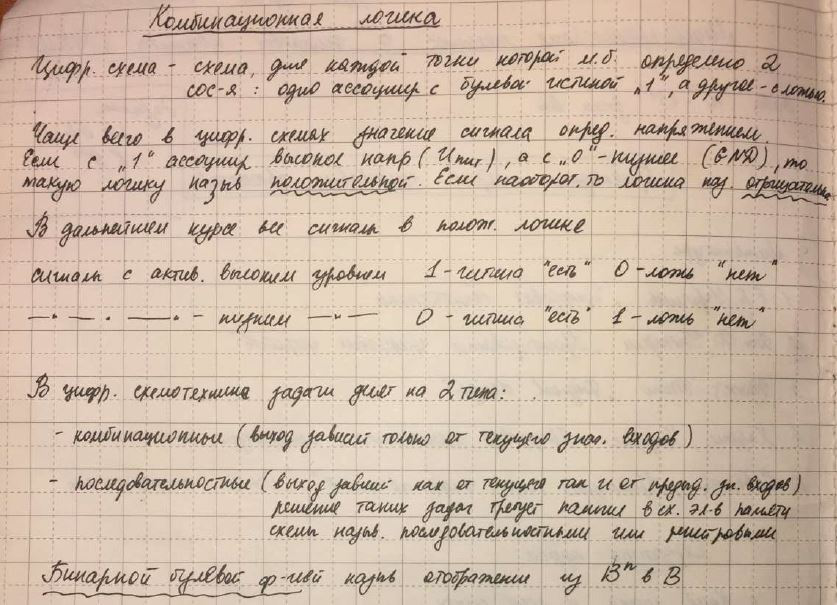
#> input picture data/Text1.png, 837 x 605 px
$ python -i WordSegmentation.py   (imports and definitions only)   (older library calls are emulated)
#> lines starting #> are read from the running program, lines starting #| are printed output that depends on the picture; after the words box and inside, x2 and y2 are one past the last pixel; in counts of white or black regions, pixels touching at a corner belong together
import math
import cv2
import numpy as np


def wordSegmentation(img, kernelSize=25, sigma=11, theta=7, minArea=0):
    """Scale space technique for word segmentation proposed by R. Manmatha: http://ciir.cs.umass.edu/pubfiles/mm-27.pdf

	Args:
		img: grayscale uint8 image of the text-line to be segmented.
		kernelSize: size of filter kernel, must be an odd integer.
		sigma: standard deviation of Gaussian function used for filter kernel.
		theta: approximated width/height ratio of words, filter function is distorted by this factor.
		minArea: ignore word candidates smaller than specified area.

	Returns:
		List of tuples. Each tuple contains the bounding box and the image of the segmented word.
	"""

    # apply filter kernel
    kernel = createKernel(kernelSize, sigma, theta)
    # The function applies an arbitrary linear filter to an image.
    # int ddepth (=-1) - desired depth of the destination image
    # anchor - indicates the relative position of a filtered point within the kernel;
    # default value (-1,-1) means that the anchor is at the kernel center.
    # borderType - pixel extrapolation method:
    # cv2.BORDER_REPLICATE -  The row or column at the very edge of the original is replicated to the extra border.
    imgFiltered = cv2.filter2D(img, -1, kernel, borderType=cv2.BORDER_REPLICATE).astype(np.uint8)
    # threshold - If pixel value is greater than a threshold value, it is assigned one value, else it is assigned another value
    # img - source image, which should be a grayscale image.
    # Second argument is the threshold value which is used to classify the pixel values.
    # Third argument is the maxVal which represents the value to be given if pixel value is more than the threshold value.
    # Last - different styles of thresholding
    # Returns: threshold value computed, destination image
    (_, imgThres) = cv2.threshold(imgFiltered, 0, 255, cv2.THRESH_BINARY + cv2.THRESH_OTSU)
    imgThres = 255 - imgThres

    # find connected components. OpenCV: return type differs between OpenCV2 and 3
    # findContours - The function retrieves contours from the binary image
    # First argument is source image, second is contour retrieval mode, third is contour approximation method.
    if cv2.__version__.startswith('3.'):
        (_, components, _) = cv2.findContours(imgThres, cv2.RETR_EXTERNAL, cv2.CHAIN_APPROX_SIMPLE)
    else:
        # cv2.RETR_EXTERNAL or cv2.RETR_LIST - ???
        (components, _) = cv2.findContours(imgThres, cv2.RETR_LIST, cv2.CHAIN_APPROX_SIMPLE)

    # append components to result
    res = []
    for c in components:
        # skip small word candidates
        if cv2.contourArea(c) < minArea:
            continue
        # append bounding box and image of word to result list
        currBox = cv2.boundingRect(c)  # returns (x, y, w, h)
        (x, y, w, h) = currBox
        currImg = img[y:y + h, x:x + w]
        res.append((currBox, currImg))

    # return list of words, sorted by x-coordinate
    return sorted(res, key=lambda entry: entry[0][0])


def prepareImg(img, height):
    """ Convert given image to grayscale image (if needed) and resize to desired height. """
    assert img.ndim in (2, 3)
    if img.ndim == 3:
        img = cv2.cvtColor(img, cv2.COLOR_BGR2GRAY)
    h = img.shape[0]
    factor = height / h
    return cv2.resize(img, dsize=None, fx=factor, fy=factor)


def createKernel(kernelSize, sigma, theta):
    "create anisotropic filter kernel according to given parameters"
    assert kernelSize % 2  # must be odd size
    halfSize = kernelSize // 2  # get integer-valued resize of division

    kernel = np.zeros([kernelSize, kernelSize])  # kernel
    sigmaX = sigma  # scale factor for X dimension
    sigmaY = sigma * theta  # theta - multiplication factor = sigmaX/sigmaY

    for i in range(kernelSize):
        for j in range(kernelSize):
            x = i - halfSize
            y = j - halfSize

            expTerm = np.exp(-x ** 2 / (2 * sigmaX) - y ** 2 / (2 * sigmaY))
            xTerm = (x ** 2 - sigmaX ** 2) / (2 * math.pi * sigmaX ** 5 * sigmaY)
            yTerm = (y ** 2 - sigmaY ** 2) / (2 * math.pi * sigmaY ** 5 * sigmaX)

            kernel[i, j] = (xTerm + yTerm) * expTerm

    kernel = kernel / np.sum(kernel)
    return kernel

>>> import cv2
>>> picture = cv2.imread('../data/Text1.png', cv2.IMREAD_GRAYSCALE)
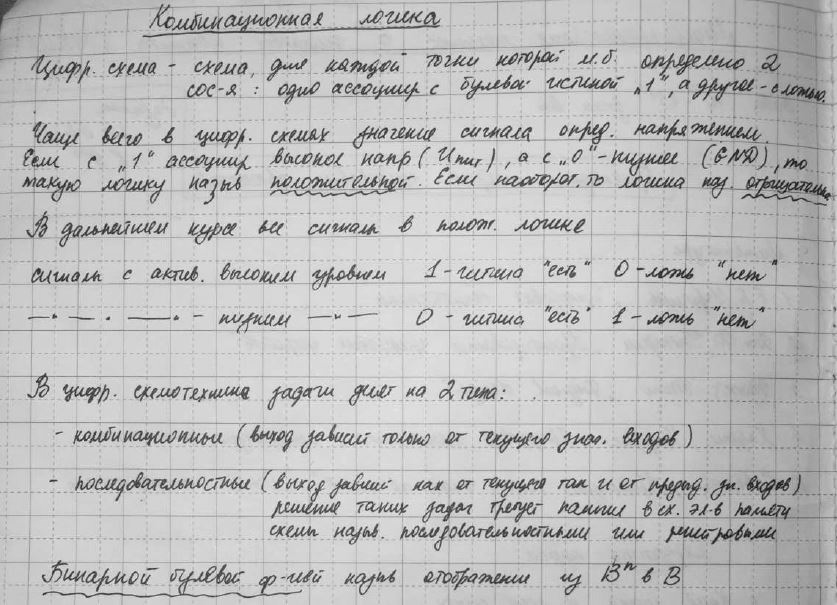
#> picture: shape (605, 837); min 3, max 251, mean 187.6
>>> result = wordSegmentation(picture)
#> in wordSegmentation, `imgFiltered = cv2.filter2D(img, -1, kernel, borderType=cv2.BORDER_REPL..`:
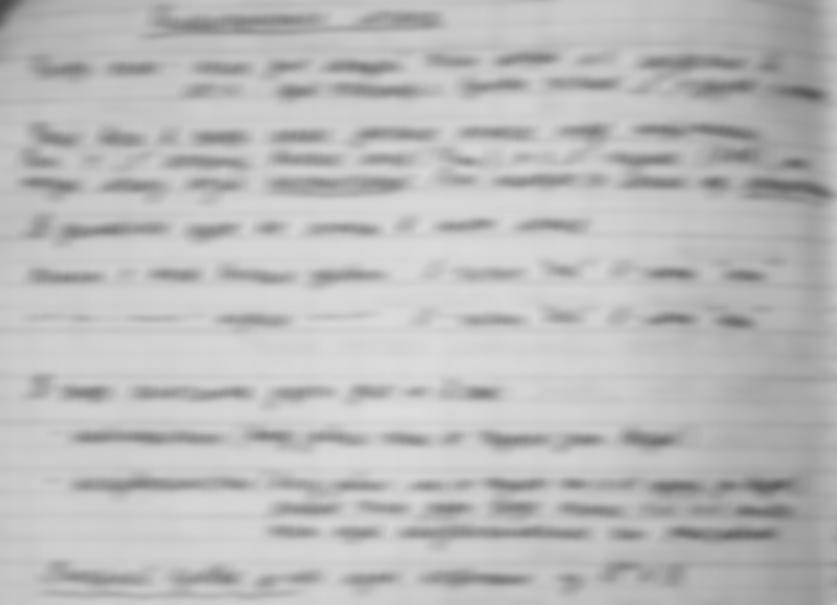
#> imgFiltered: shape (605, 837); min 70, max 221, mean 187.6
#> in wordSegmentation, `(_, imgThres) = cv2.threshold(imgFiltered, 0, 255, cv2.THRESH_BINARY +..`:
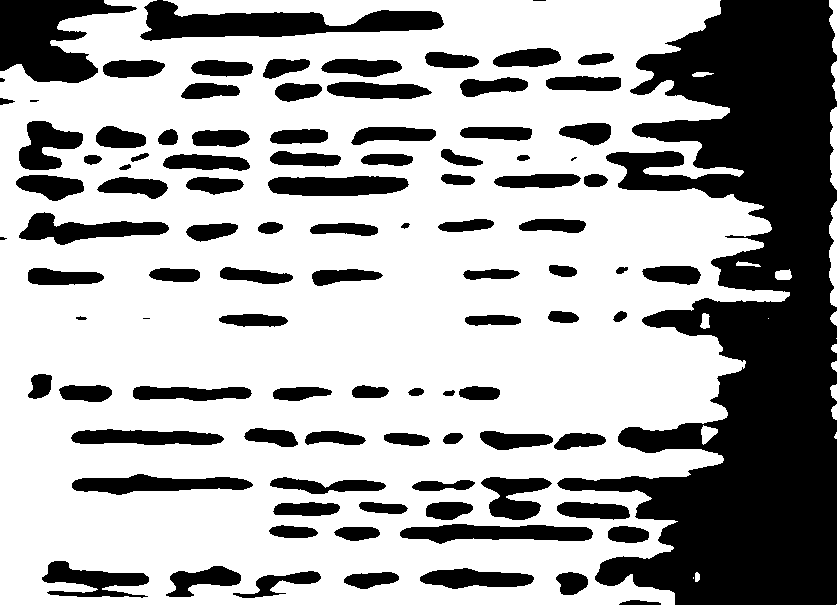
#> imgThres: shape (605, 837); 66.4% white; 99 black regions (6 under 20 px), largest, box (x1, y1, x2, y2) and area: (557, 0, 837, 605) 89272, (0, 0, 137, 83) 6507, (140, 0, 444, 41) 6270
#> in wordSegmentation, `imgThres = 255 - imgThres`: imgThres: shape (605, 837); 33.6% white; 99 white regions (6 under 20 px)
#> in wordSegmentation, `(components, _) = cv2.findContours(imgThres, cv2.RETR_LIST, cv2.CHAIN_..`: components = 107 contours, 9 with area under 20; largest, box (x1, y1, x2, y2) and area: (557, 0, 837, 605) 88276, (0, 0, 137, 83) 6244, (140, 0, 444, 41) 5938, (400, 524, 593, 544) 2384, (268, 176, 409, 196) 2228
#> the loop in wordSegmentation, `for c in components:` made 107 passes
#> (x, y, w, h) on passes 1 to 12: (619, 600, 42, 5), (692, 576, 3, 4), (694, 571, 7, 12), (556, 572, 32, 23), (344, 572, 55, 17), (233, 571, 88, 27), (420, 568, 114, 21), (166, 566, 75, 31), (42, 561, 107, 37), (334, 527, 46, 14), (608, 526, 41, 17), (269, 525, 49, 13)
#> (c, x, y, w, h, currImg) on pass 38: ([[767, 318], [768, 317], [769, 318], [768, 319]], 767, 317, 3, 3, [[182, 182, 186], [180, 183, 186], [185, 183, 187]])
#> after the loop in wordSegmentation, `for c in components:`: res = 107 items
#> result = 107 items

$ run again, on data/Text2.png
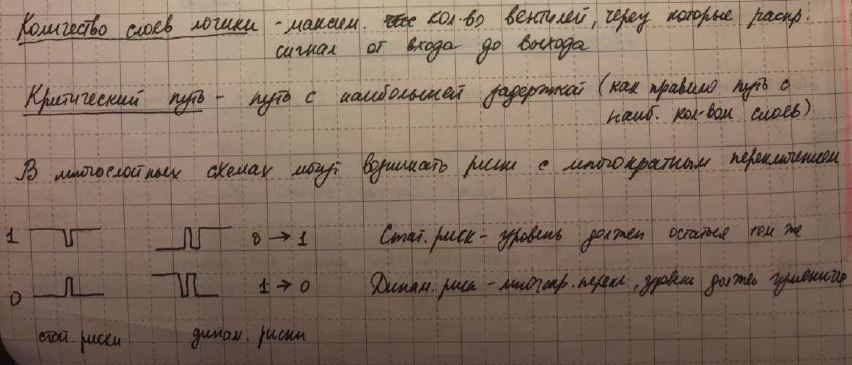
#> input picture data/Text2.png, 852 x 365 px
#> in wordSegmentation, `imgFiltered = cv2.filter2D(img, -1, kernel, borderType=cv2.BORDER_REPL..`:
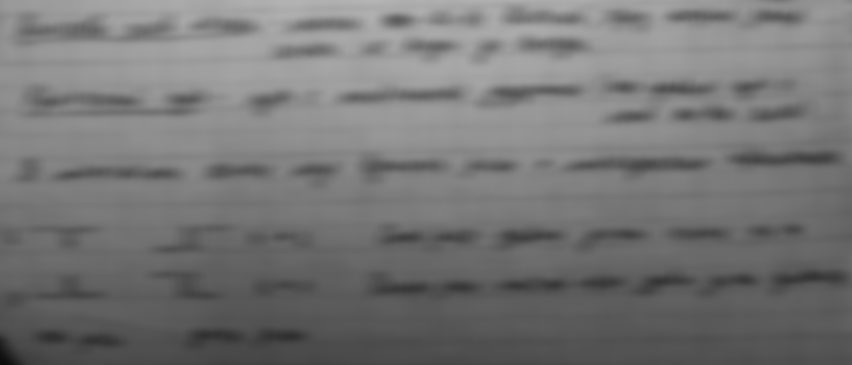
#> imgFiltered: shape (365, 852); min 14, max 181, mean 117.5
#> in wordSegmentation, `(_, imgThres) = cv2.threshold(imgFiltered, 0, 255, cv2.THRESH_BINARY +..`:
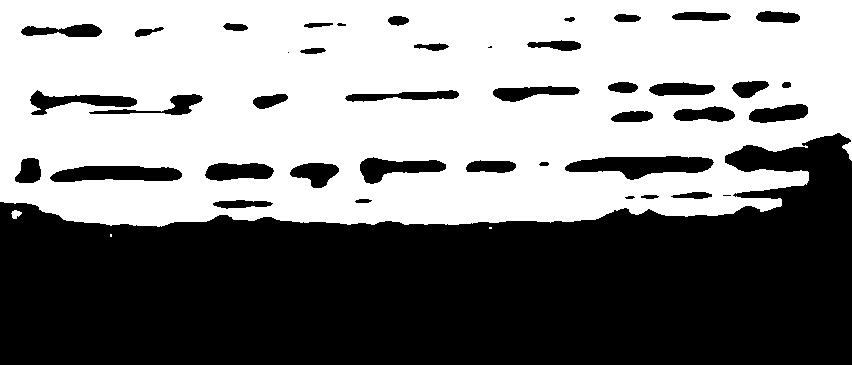
#> imgThres: shape (365, 852); 51.9% white; 42 black regions (3 under 20 px), largest, box (x1, y1, x2, y2) and area: (0, 133, 852, 365) 130896, (565, 156, 714, 180) 2186, (50, 166, 182, 182) 1677
#> components = 45 contours, 7 with area under 20; largest, box (x1, y1, x2, y2) and area: (0, 133, 852, 365) 129770, (565, 156, 714, 180) 2034, (50, 166, 182, 182) 1543, (360, 157, 446, 184) 1109, (30, 90, 137, 115) 996
#> the loop in wordSegmentation, `for c in components:` made 45 passes
#> (x, y, w, h) on passes 1, 2, 3, 4, 5, 6, 8, 9: (109, 233, 4, 5), (488, 226, 5, 4), (10, 209, 13, 11), (213, 200, 60, 9), (355, 199, 17, 4), (625, 196, 10, 3), (641, 195, 18, 4), (671, 192, 41, 7)
#> after the loop in wordSegmentation, `for c in components:`: res = 45 items

$ run again, on data/Text3.png
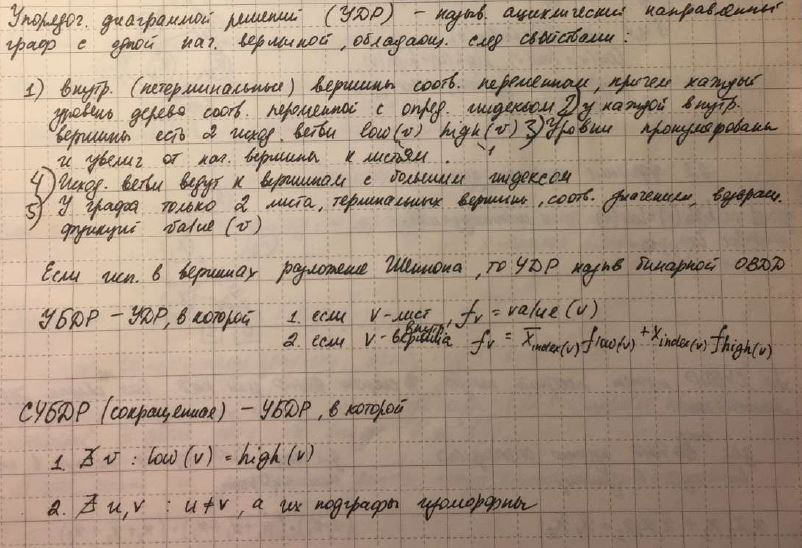
#> input picture data/Text3.png, 802 x 548 px
#> in wordSegmentation, `imgFiltered = cv2.filter2D(img, -1, kernel, borderType=cv2.BORDER_REPL..`:
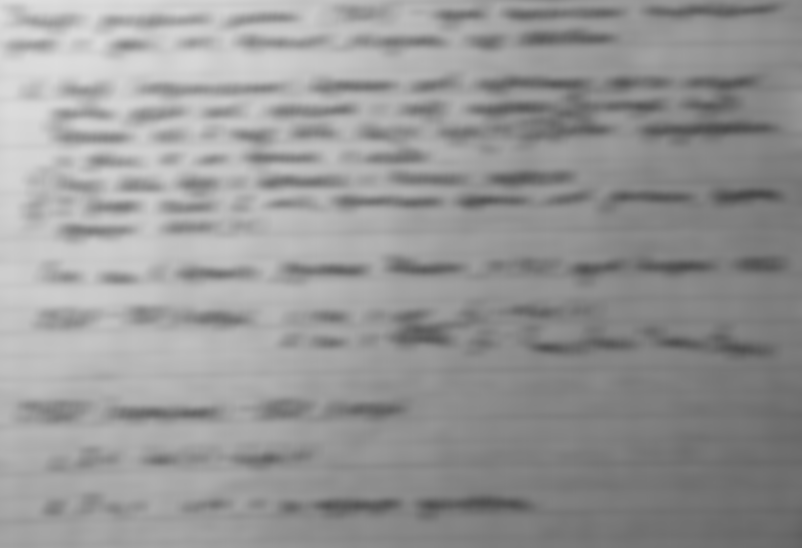
#> imgFiltered: shape (548, 802); min 72, max 222, mean 151.8
#> in wordSegmentation, `(_, imgThres) = cv2.threshold(imgFiltered, 0, 255, cv2.THRESH_BINARY +..`:
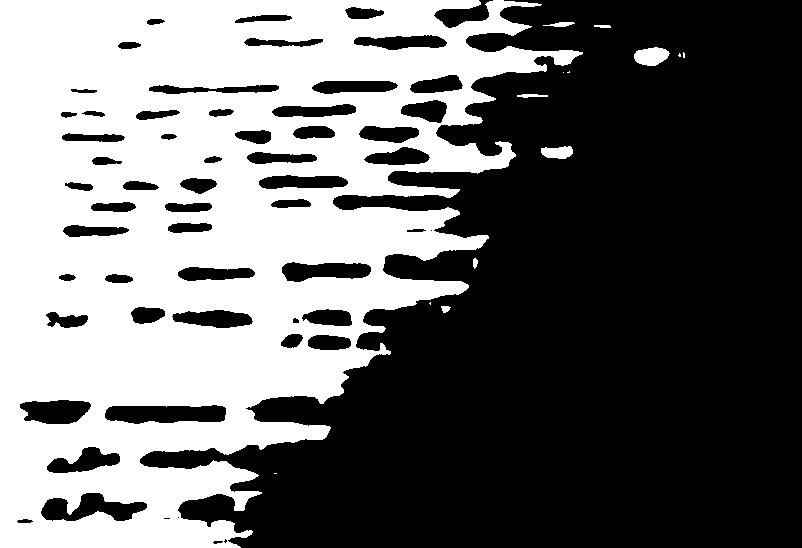
#> imgThres: shape (548, 802); 42.2% white; 14 white regions (6 under 20 px), largest, box (x1, y1, x2, y2) and area: (0, 0, 583, 548) 184352, (634, 47, 670, 66) 499, (541, 146, 573, 159) 320
#> components = 71 contours, 12 with area under 20; largest, box (x1, y1, x2, y2) and area: (140, 0, 802, 548) 226588, (105, 405, 226, 424) 1746, (41, 493, 147, 521) 1560, (20, 400, 91, 424) 1236, (282, 262, 371, 282) 1180
#> the loop in wordSegmentation, `for c in components:` made 71 passes
#> (x, y, w, h) on passes 1, 2, 3, 6, 7, 8, 9, 10: (213, 541, 10, 3), (224, 539, 3, 4), (17, 519, 16, 4), (41, 493, 106, 28), (273, 472, 5, 3), (47, 447, 73, 26), (105, 405, 121, 19), (20, 400, 71, 24)
#> after the loop in wordSegmentation, `for c in components:`: res = 71 items
